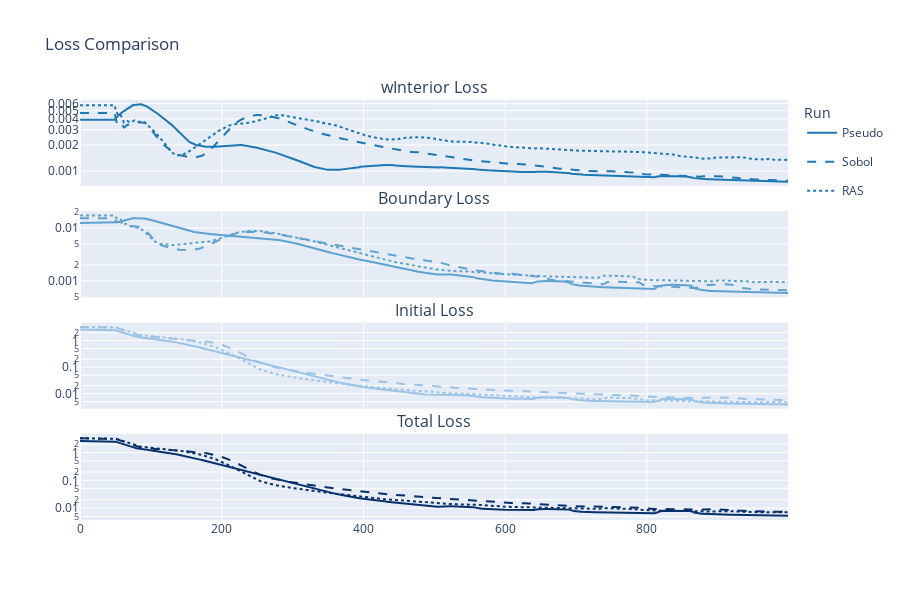

The notebook cell this image was saved under:
### Markdown cell above
### Compare runs

### Code cell
compare_loss_histories(
    [with_pseudo,with_sobol,with_halton, with_ra],
    ["Pseudo", "Sobol","Halton","RAS"],
    smooth=True,
    smooth_window=50,
)

### Figure 1 — Plotly figure (JSON) as saved in the notebook; plotly's stock layout.template omitted (floating-point values rounded to 4 significant figures; data arrays with more than 128 entries replaced by an {"elided": "..."} marker saying what was removed)
{"data": [{"legendgroup": "Pseudo", "line": {"color": "#1f77b4", "dash": "solid"}, "mode": "lines", "name": "Pseudo", "showlegend": true, "type": "scatter", "x": {"elided": "1000 int values"}, "xaxis": "x", "y": {"elided": "1000 float values"}, "yaxis": "y"}, {"legendgroup": "Pseudo", "line": {"color": "#5fa2d0", "dash": "solid"}, "mode": "lines", "name": "Pseudo", "showlegend": false, "type": "scatter", "x": {"elided": "1000 int values"}, "xaxis": "x2", "y": {"elided": "1000 float values"}, "yaxis": "y2"}, {"legendgroup": "Pseudo", "line": {"color": "#9cc3e6", "dash": "solid"}, "mode": "lines", "name": "Pseudo", "showlegend": false, "type": "scatter", "x": {"elided": "1000 int values"}, "xaxis": "x3", "y": {"elided": "1000 float values"}, "yaxis": "y3"}, {"legendgroup": "Pseudo", "line": {"color": "#08306B", "dash": "solid"}, "mode": "lines", "name": "Pseudo", "showlegend": false, "type": "scatter", "x": {"elided": "1000 int values"}, "xaxis": "x4", "y": {"elided": "1000 float values"}, "yaxis": "y4"}, {"legendgroup": "Sobol", "line": {"color": "#1f77b4", "dash": "dash"}, "mode": "lines", "name": "Sobol", "showlegend": true, "type": "scatter", "x": {"elided": "1000 int values"}, "xaxis": "x", "y": {"elided": "1000 float values"}, "yaxis": "y"}, {"legendgroup": "Sobol", "line": {"color": "#5fa2d0", "dash": "dash"}, "mode": "lines", "name": "Sobol", "showlegend": false, "type": "scatter", "x": {"elided": "1000 int values"}, "xaxis": "x2", "y": {"elided": "1000 float values"}, "yaxis": "y2"}, {"legendgroup": "Sobol", "line": {"color": "#9cc3e6", "dash": "dash"}, "mode": "lines", "name": "Sobol", "showlegend": false, "type": "scatter", "x": {"elided": "1000 int values"}, "xaxis": "x3", "y": {"elided": "1000 float values"}, "yaxis": "y3"}, {"legendgroup": "Sobol", "line": {"color": "#08306B", "dash": "dash"}, "mode": "lines", "name": "Sobol", "showlegend": false, "type": "scatter", "x": {"elided": "1000 int values"}, "xaxis": "x4", "y": {"elided": "1000 float values"}, "yaxis": "y4"}, {"legendgroup": "RAS", "line": {"color": "#1f77b4", "dash": "dot"}, "mode": "lines", "name": "RAS", "showlegend": true, "type": "scatter", "x": {"elided": "1000 int values"}, "xaxis": "x", "y": {"elided": "1000 float values"}, "yaxis": "y"}, {"legendgroup": "RAS", "line": {"color": "#5fa2d0", "dash": "dot"}, "mode": "lines", "name": "RAS", "showlegend": false, "type": "scatter", "x": {"elided": "1000 int values"}, "xaxis": "x2", "y": {"elided": "1000 float values"}, "yaxis": "y2"}, {"legendgroup": "RAS", "line": {"color": "#9cc3e6", "dash": "dot"}, "mode": "lines", "name": "RAS", "showlegend": false, "type": "scatter", "x": {"elided": "1000 int values"}, "xaxis": "x3", "y": {"elided": "1000 float values"}, "yaxis": "y3"}, {"legendgroup": "RAS", "line": {"color": "#08306B", "dash": "dot"}, "mode": "lines", "name": "RAS", "showlegend": false, "type": "scatter", "x": {"elided": "1000 int values"}, "xaxis": "x4", "y": {"elided": "1000 float values"}, "yaxis": "y4"}], "layout": {"annotations": [{"font": {"size": 16}, "showarrow": false, "text": "wInterior Loss", "x": 0.5, "xanchor": "center", "xref": "paper", "y": 1, "yanchor": "bottom", "yref": "paper"}, {"font": {"size": 16}, "showarrow": false, "text": "Boundary Loss", "x": 0.5, "xanchor": "center", "xref": "paper", "y": 0.735, "yanchor": "bottom", "yref": "paper"}, {"font": {"size": 16}, "showarrow": false, "text": "Initial Loss", "x": 0.5, "xanchor": "center", "xref": "paper", "y": 0.47, "yanchor": "bottom", "yref": "paper"}, {"font": {"size": 16}, "showarrow": false, "text": "Total Loss", "x": 0.5, "xanchor": "center", "xref": "paper", "y": 0.205, "yanchor": "bottom", "yref": "paper"}], "height": 600, "legend": {"title": {"text": "Run"}}, "title": {"text": "Loss Comparison"}, "width": 900, "xaxis": {"anchor": "y", "domain": [0, 1], "matches": "x4", "showticklabels": false}, "xaxis2": {"anchor": "y2", "domain": [0, 1], "matches": "x4", "showticklabels": false}, "xaxis3": {"anchor": "y3", "domain": [0, 1], "matches": "x4", "showticklabels": false}, "xaxis4": {"anchor": "y4", "domain": [0, 1]}, "yaxis": {"anchor": "x", "domain": [0.795, 1], "type": "log"}, "yaxis2": {"anchor": "x2", "domain": [0.53, 0.735], "type": "log"}, "yaxis3": {"anchor": "x3", "domain": [0.265, 0.47], "type": "log"}, "yaxis4": {"anchor": "x4", "domain": [0, 0.205], "type": "log"}}}
